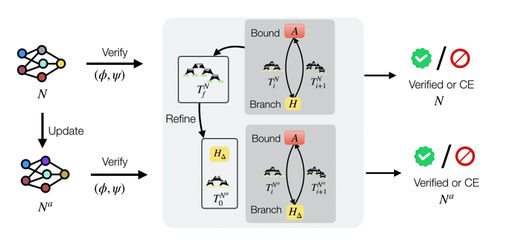
#> input picture assets/img/cdnn.png, 519 x 246 px, shrunk from 864 x 410 before the run, found by its file name; its folder holds 4 pictures in this run
$ python resize.py
#> lines starting #> are read from the running program, lines starting #| are printed output that depends on the picture
import os
from PIL import Image


for input_file in os.listdir('assets/img'):
    if not input_file.endswith('png') and '_squared' not in input_file:
        continue

    img = Image.open(f'assets/img/{input_file}')
#> img is the input picture: PIL image 519x246 RGBA; mean R, G, B, A 236.3, 237, 235.9, 255
    width, height = img.size
#> width = 519; height = 246


    # Determine the new size for a square image
    new_size = max(width, height)
#> new_size = 519

    # Create a new white image
    new_img = Image.new('RGB', (new_size, new_size), (255, 255, 255))
#> new_img: PIL image 519x519 RGB; every value is 255

    # Paste the original image onto the new image
    new_img.paste(img, ((new_size - width) // 2, (new_size - height) // 2))
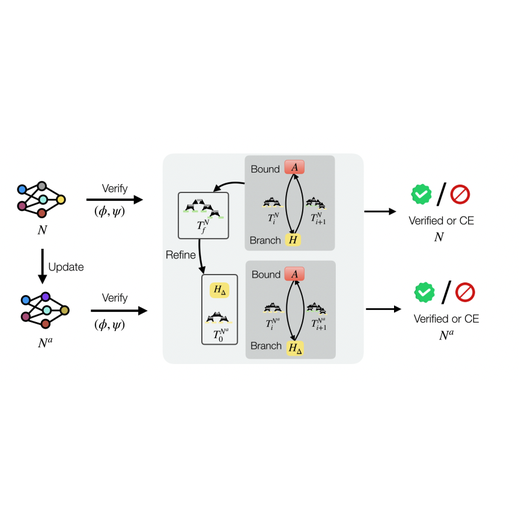
#> new_img: PIL image 519x519 RGB; mean R, G, B 246.2, 246.5, 245.9

    # Save the new image
    base_name, ext = os.path.splitext(input_file)
    output_file = f"assets/img/{input_file.split('.')[0]}_squared.png"

    # Save the new image
    new_img.save(output_file)
